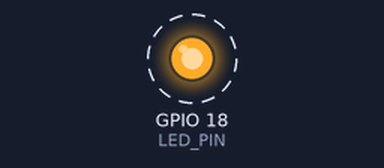
A sketch run on a simulated ESP32. Shown: output pins drawn as LEDs (lit = HIGH). Dashed ring = blinking. What the sketch prints to the serial monitor is not drawn.

Above: at 0.2 s.
Timing chart, 0 to 3.0 s (numbered marks = the images above):
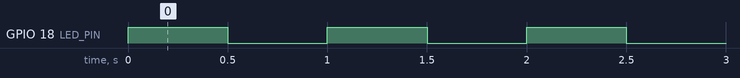

Measured:
- by itself, GPIO 18 (LED_PIN): alternates HIGH for 0.50 s and LOW for 0.50 s

The sketch:

day_04_external_led_and_resistor.ino
```cpp
// Day 4: Blink an external LED safely.
// GPIO 18 -> 220-330 ohm resistor -> LED anode; LED cathode -> GND.
const int LED_PIN=18;
void setup(){
  Serial.begin(115200);
  pinMode(LED_PIN,OUTPUT);
  digitalWrite(LED_PIN,LOW);
  Serial.println("External LED blink ready.");
}
void loop(){
  digitalWrite(LED_PIN,HIGH);
  delay(500);
  digitalWrite(LED_PIN,LOW);
  delay(500);
}
```
